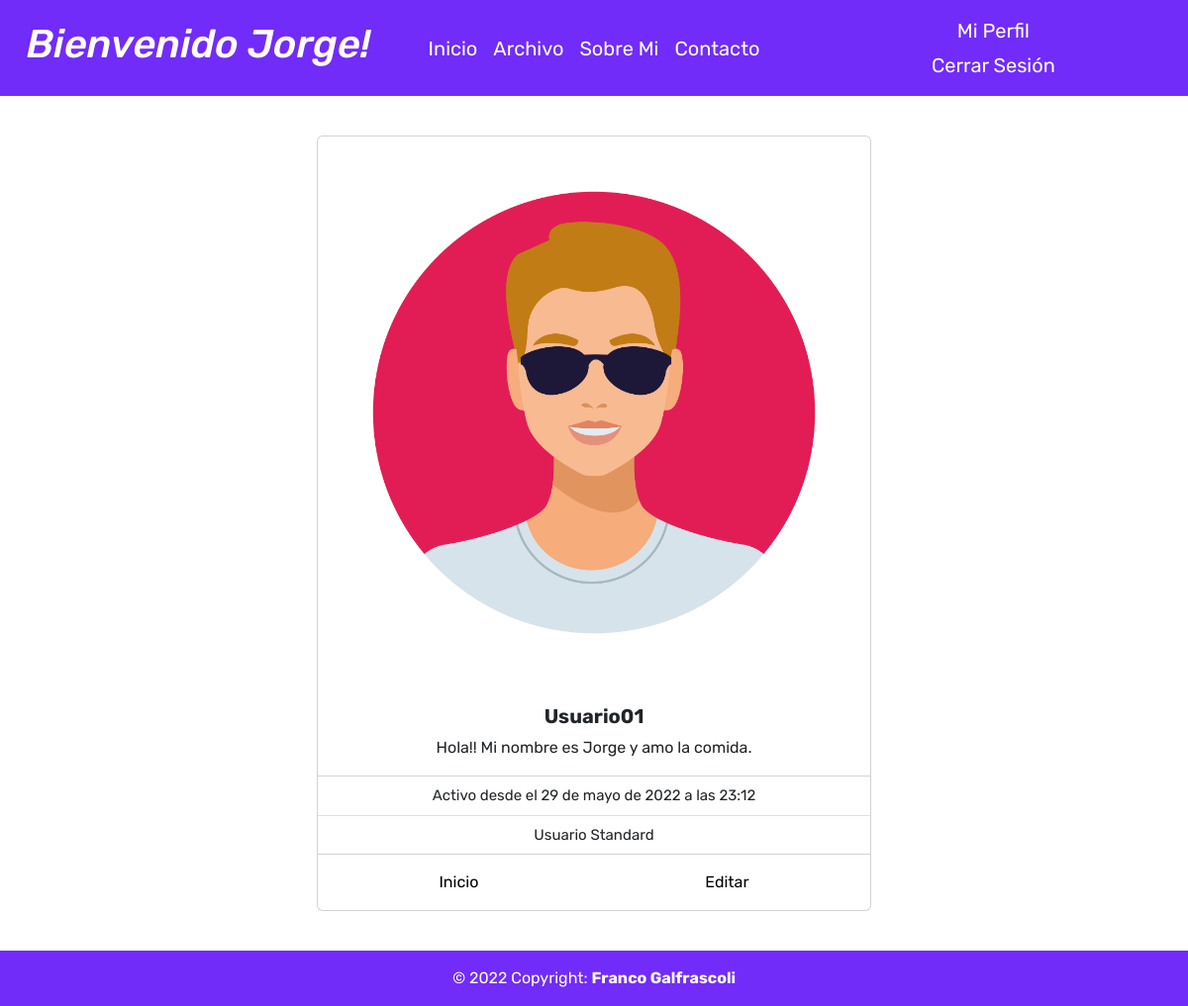
/usuarios/2/perfil/ (signed in), run on the app's committed database.
### usuarios/models.py (models this page shows, shortened)
class PerfilUsuario(models.Model):
    usuario = models.OneToOneField(User, null=True, on_delete=models.CASCADE)
    biografia = models.TextField(max_length=600, default='No hay nada por aquí...')
    avatar = models.ImageField(default='avatar/default.jpg', upload_to='avatar', null=True)

### usuarios/views.py (the view)
# urls.py: path('<int:pk>/perfil/', login_required(Perfil.as_view(template_name="registration/perfil_pagina.html")), name='Perfil'),
class Perfil(DetailView):
    model = PerfilUsuario
    template_name = 'registration/perfil_pagina.html'

### usuarios/templates/registration/perfil_pagina.html (shortened to what this page needs)
{% extends 'blogdefranco/base.html' %}
{% block body %}
<div class="container py-4 blogdefranco">
    <div class="container h-100 d-flex justify-content-center align-items-center py-3">
        <div class="card" style="width: 35rem;">
            <img src="{{ perfilusuario.avatar.url }}" class="card-img-top rounded img-responsive"alt="avatar">
            <div class="card-body">
                <h5 class="card-title text-center text-capitalize" style="font-weight: bold">{{ perfilusuario.usuario }}</h5>
                <p class="card-text text-center">{{perfilusuario.biografia}}</p>
            </div>
            <ul class="list-group list-group-flush">
                <li class="list-group-item text-center" style="font-size:15px">Activo desde el {{ perfilusuario.usuario.date_joined }}</li>
                {% if perfilusuario.usuario.is_staff == False %}
                <li class="list-group-item text-center" style="font-size:15px">Usuario Standard</li>
                {% else %}
                <li class="list-group-item text-center" style="font-size:15px">Usuario Administrador</li>
                {% endif %}
            </ul>
            <div class="card-body d-flex justify-content-around">
                {% if user.is_authenticated %}
                    {% if user.id == perfilusuario.usuario.id %}
                        <a href="{% url 'Inicio' %}" class="card-link" style="text-decoration:none; color: black;">Inicio</a>
                        <a href="{% url 'Editar Perfil' perfilusuario.usuario.id %}" class="card-link ml-auto" style="text-decoration:none; color: black;">Editar</a>
                    {% else %}
                        <a href="{% url 'Inicio' %}" class="card-link" style="text-decoration:none; color: black;">Inicio</a>
                        <a href="{% url 'All Posts' %}" class="card-link" style="text-decoration:none; color: black;">Archivo</a>
                    {% endif %}
                {% endif %}
            </div>
        </div>
    </div>
</div>
{% endblock %}

### blogdefranco/templates/blogdefranco/base.html (shortened to what this page needs)
{% load static %}
<!doctype html>
<html lang="es">
  <head>
    <link href="https://cdn.jsdelivr.net/npm/bootstrap@5.2.0-beta1/dist/css/bootstrap.min.css" rel="stylesheet">
  </head>
  <body style="height: 100vh; display: flex; flex-direction: column; font-family: 'Rubik', sans-serif; background-color: #fff;">
    <nav class="navbar navbar-expand-lg" style="color: #fff; background-color: #712cf9;">
      <div class="container-fluid d-flex align-items-center justify-content-between" style=" color: #fff">
        <div class="container d-flex align-items-center justify-content-center" style="padding-left: 0;">
          {% if user.is_authenticated %}
            <a href="{% url 'Inicio' %}" style="color: #fff; text-decoration:none"><h1><i>Bienvenido {{user.first_name}}!</i></h1></a>
          {% else %}
            <a href="{% url 'Inicio' %}" style="color: #fff; text-decoration:none"><h1>Blog de Franco</h1></a>
          {% endif %}
        </div>
        <div class="container d-flex align-items-center justify-content-center" style="color: #fff">
              <ul class="navbar-nav align-items-center" style="font-size: 20px; color: #fff; padding-left:0; padding-right:0">
                <li class="nav-item">
                  <a class="nav-link active" aria-current="page" href="{% url 'Inicio' %}" style="color: #fff;" >Inicio</a>
                </li>
                <li class="nav-item">
                  <a class="nav-link active" aria-current="page" href="{% url 'All Posts' %}" style="color: #fff;" >Archivo</a>
                </li>
                <li class="nav-item ">
                  <a class="nav-link active" aria-current="page" href="{% url 'Sobre Mi' %}" style="color: #fff;">Sobre Mi</a>
                </li>
                <li class="nav-item ">
                  <a class="nav-link active" aria-current="page" href="{% url 'Contacto' %}" style="color: #fff;">Contacto</a>
                </li>
              </ul>
        </div>
        <div class="container d-flex align-items-center text-center justify-content-center" style="color: #fff; padding-right:0">
              <ul class="navbar-nav" style="list-style: none;color: #fff; font-size: 20px;">
                <li class="nav-item" style="color: #fff;">
                  {% if user.is_authenticated %}
                    {% if request.user.is_staff %}
                      <a class="nav-link active" aria-current="page" href="{% url 'Crear Post' %}" style="color: #fff; padding-bottom:0px;  padding-right:0">Crear Post</a>
                      <a class="nav-link active" aria-current="page" href="{% url 'Perfil' user.id %}" style="color: #fff; padding-bottom:0px; padding-top:5px;  padding-right:0">Mi Perfil</a>
                      <a class="nav-link active" aria-current="page" href="{% url 'logout' %}" style="color: #fff; padding-top:5px;  padding-right:0">Cerrar Sesión</a>
                    {% else %}
                      <a class="nav-link active" aria-current="page" href="{% url 'Perfil' user.id %}" style="color: #fff; padding-bottom:0px;  padding-right:0">Mi Perfil</a>
                      <a class="nav-link active" aria-current="page" href="{% url 'logout' %}" style="color: #fff; padding-top:5px;  padding-right:0">Cerrar Sesión</a>
                    {% endif %}
                  {% else %}
                    <a class="nav-link" aria-current="page" href="{% url 'login' %}" style="color: #fff; padding-bottom:0px;  padding-right:0">Iniciar Sesión</a>
                    <a class="nav-link" aria-current="page" href="{% url 'Registrarse' %}" style="color: #fff; padding-top:5px;  padding-right:0">Registrarse</a>
                  {% endif %}
                </li>
              </ul>
        </div>
      </div>
    </nav>
    {% block body %}
    {% endblock %}
    <footer class="text-center text-white" style="margin-top: auto; background-color: #712cf9">
      <div class="text-center p-3">
        <a class="text-white" style="text-decoration: none;" href="{% url 'Sobre Mi' %}">© 2022 Copyright: <strong>Franco Galfrascoli</strong></a>
      </div>
    </footer>
  </body>
</html>

### blogdefranco/templates/blogdefranco/base.html (style rules this page uses)
html { overflow-y: scroll; }
.blogdefranco { animation-name: blogdefranco !important; animation-duration: 3s; }

### data on the page
PerfilUsuario: avatar (placeholder picture), usuario "Usuario01", biografia "Hola!! Mi nombre es Jorge y amo la comida.", usuario.date_joined "29 de mayo de 2022 a las 23:12"

### other printed values
{{ user.first_name }} "Jorge"
